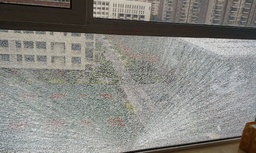
#> input picture 软件工程/课程设计/py/data/test1.jpg, 256 x 153 px, shrunk from 1300 x 775 before the run
$ python SVM_test.py
#> lines starting #> are read from the running program, lines starting #| are printed output that depends on the picture
#> the answer given: ../data/test1.jpg
#> further down, image is the input picture: PIL image 256x153 RGB; mean R, G, B 134.2, 133.2, 128.4
### 软件工程/课程设计/py/HOG_SVM/SVM_predict.py
import cv2
import imutils
import joblib
import numpy as np
from PIL import Image
from imutils.object_detection import non_max_suppression
from skimage.feature import hog
from skimage.transform import pyramid_gaussian
import SVM_EdgeDetection
import SVM_solvepicture


# 本文件主要实现了SVM检测的主要功能部分
# 并提供了接口函数 SVM_detect(image) 以便调用

def pred(image, model_path="weights/models.dat"):
    print("SVM：开始识别")
    setwidth = min(800, max(400, image.shape[1]))
    setheight = min(1200, max(600, image.shape[0]))
    # image = cv2.resize(image, (256, 256))
    image = imutils.resize(image, width=setwidth, height=setheight)
    image_copy = image  # 保存一份原图的副本

    # 进行边缘检测
    print("SVM：边缘检测")

    print("image.shape: ", image.shape)

    smoothed_image = SVM_EdgeDetection.smooth(image)

    gradients, direction = SVM_EdgeDetection.get_gradient_and_direction(smoothed_image)

    nms = SVM_EdgeDetection.NMS(gradients, direction)

    image = SVM_EdgeDetection.double_threshold(nms, 40, 100)

    # cv2.imshow('edge', image)
    # cv2.waitKey(0)

    size = (200, 250)  # 指的是min_window_size

    step_size = (round(setwidth / 40), round(setheight / 60))
    downscale = 1.25

    # List to store the detections
    detections = []

    # The current scale of the image

    def sliding_window(image, window_size, step_size):
        for y in range(0, image.shape[0], step_size[1]):
            for x in range(0, image.shape[1], step_size[0]):
                yield x, y, image[y: y + window_size[1], x: x + window_size[0]]

    model = joblib.load(model_path)  # 指定用于svm检测的模型
    scale = 0

    print("SVM：开始滑动窗口检测")
    for im_scaled in pyramid_gaussian(image, downscale=downscale):
        # The list contains detections at the current scale
        if im_scaled.shape[0] < size[1] or im_scaled.shape[1] < size[0]:
            break
        for (x, y, window) in sliding_window(im_scaled, size, step_size):
            if window.shape[0] != size[1] or window.shape[1] != size[0]:
                continue

            fd = hog(window, orientations=9, pixels_per_cell=(8, 8), visualize=False, cells_per_block=(3, 3))
            fd = fd.reshape(1, -1)
            pred = model.predict(fd)
            if pred == 1:

                if model.decision_function(fd) > 0.8:
                    detections.append(
                        (int(x * (downscale ** scale)), int(y * (downscale ** scale)), model.decision_function(fd),
                         int(size[0] * (downscale ** scale)),
                         int(size[1] * (downscale ** scale))))

        scale += 1

    clone = image_copy
    rects = np.array([[x, y, x + w, y + h] for (x, y, _, w, h) in detections])
    sc = [score[0] for (x, y, score, w, h) in detections]
    print("sc: ", sc)
    sc = np.array(sc)
    print("SVM：非极大值抑制")
    pick = non_max_suppression(rects, probs=sc, overlapThresh=0.5)
    for (x1, y1, x2, y2) in pick:
        cv2.rectangle(clone, (x1, y1), (x2, y2), (0, 255, 0), 2)
        cv2.putText(clone, 'crack', (x1 - 2, y1 - 2), 1, 2.5, (0, 255, 0), 3)

    print("SVM：准备检测结果")
    if np.size(sc) == 0:
        # 获取图像的宽高
        height, width = image.shape[:2]
        # 设置要放置的文本内容
        text = 'No crack'
        # 设置字体、比例尺寸、颜色、线宽等参数
        font = cv2.FONT_HERSHEY_SIMPLEX
        font_scale = 2.5
        font_thickness = 3
        textcolor = (0, 255, 0)
        text_size = cv2.getTextSize(text, font, font_scale, font_thickness)[0]
        # 计算文本放置位置在图片中心
        text_x = int((width - text_size[0]) / 2)
        text_y = int((height + text_size[1]) / 2)
        # 在图片上放置文本
        cv2.putText(clone, text, (text_x, text_y), font, font_scale, textcolor, font_thickness)

    print("SVM：识别结束")

    return clone


def SVM_detect(image, model_path='weights/models.dat'):
#> called with model_path = 'weights/models.dat'
    image = cv2.cvtColor(np.array(image), cv2.COLOR_RGB2BGR)
#> image: shape (153, 256, 3)
    print("SVM：读取原始图像")
    r_image = pred(image, model_path)
    print("SVM：返回结果图像")
    return r_image


# [15 lines left out: function SVM_detect_default, not called in this run]


# 下面测试一下默认接口函数 SVM_detect_default() 的效果
# [5 lines that do not run on import are left out]

# 测试图片名称
# F:\0大三上\软件工程\课程设计_土木合作项目\课程设计_目前选定的算法\crack-detector_2.0\test_image\new.jpg

### 软件工程/课程设计/py/HOG_SVM/SVM_EdgeDetection.py
import numpy as np
import cv2 as cv
from matplotlib import pyplot as plt


# 本文件实现了边缘检测算法，用于为输入的待检测图像进行边缘检测预处理

def smooth(image, sigma=1.4, length=5):
    """ Smooth the image
    Compute a gaussian filter with sigma = sigma and kernal_length = length.
    Each element in the kernal can be computed as below:
        G[i, j] = (1/(2*pi*sigma**2))*exp(-((i-k-1)**2 + (j-k-1)**2)/2*sigma**2)
    Then, use the gaussian filter to smooth the input image.

    Args:
        image: array of grey image
        sigma: the sigma of gaussian filter, default to be 1.4
        length: the kernal length, default to be 5

    Returns:
        the smoothed image
    """
#> called with sigma = 1.4, length = 5
    # Compute gaussian filter
    k = length // 2
    gaussian = np.zeros([length, length,3])
    for i in range(length):
        for j in range(length):
            gaussian[i, j] = np.exp(-((i - k) ** 2 + (j - k) ** 2) / (2 * sigma ** 2))
    gaussian /= 2 * np.pi * sigma ** 2
    # Batch Normalization
    gaussian = gaussian / np.sum(gaussian)

    # Use Gaussian Filter
    # W, H, Channels = image.shape
    W,H = image.shape[:2]  # 选择所有行、所有列，但只保留前两个通道

    new_image = np.zeros([W - k * 2, H - k * 2,3])

    for i in range(W - 2 * k):
        for j in range(H - 2 * k):
            # 卷积运算
            new_image[i, j,:] = np.sum(image[i:i + length, j:j + length,:] * gaussian)

    new_image = np.uint8(new_image)
    return new_image


def get_gradient_and_direction(image):
    """ Compute gradients and its direction
    Use Sobel filter to compute gradients and direction.
         -1 0 1        -1 -2 -1
    Gx = -2 0 2   Gy =  0  0  0
         -1 0 1         1  2  1

    Args:
        image: array of grey image

    Returns:
        gradients: the gradients of each pixel
        direction: the direction of the gradients of each pixel
    """
    Gx = np.array([[-1, 0, 1], [-2, 0, 2], [-1, 0, 1]])
    Gy = np.array([[-1, -2, -1], [0, 0, 0], [1, 2, 1]])

    #W, H, Channels = image.shape
    W,H = image.shape[:2]  # 选择所有行、所有列，但只保留前两个通道

    gradients = np.zeros([W - 2, H - 2])
    direction = np.zeros([W - 2, H - 2])

    for i in range(W - 2):
        for j in range(H - 2):
            dx = np.sum(image[i:i + 3, j:j + 3] * Gx)
            dy = np.sum(image[i:i + 3, j:j + 3] * Gy)
            gradients[i, j] = np.sqrt(dx ** 2 + dy ** 2)
            if dx == 0:
                direction[i, j] = np.pi / 2
            else:
                direction[i, j] = np.arctan(dy / dx)

    gradients = np.uint8(gradients)
    return gradients, direction


def NMS(gradients, direction):
    """ Non-maxima suppression
    Args:
        gradients: the gradients of each pixel
        direction: the direction of the gradients of each pixel

    Returns:
        the output image
    """
    #W, H, Channels = gradients.shape
    W,H = gradients.shape[:2]  # 选择所有行、所有列，但只保留前两个通道

    nms = np.copy(gradients[1:-1, 1:-1])

    for i in range(1, W - 1):
        for j in range(1, H - 1):
            theta = direction[i, j]
            weight = np.tan(theta)
            if theta > np.pi / 4:
                d1 = [0, 1]
                d2 = [1, 1]
                weight = 1 / weight
            elif theta >= 0:
                d1 = [1, 0]
                d2 = [1, 1]
            elif theta >= - np.pi / 4:
                d1 = [1, 0]
                d2 = [1, -1]
                weight *= -1
            else:
                d1 = [0, -1]
                d2 = [1, -1]
                weight = -1 / weight

            g1 = gradients[i + d1[0], j + d1[1]]
            g2 = gradients[i + d2[0], j + d2[1]]
            g3 = gradients[i - d1[0], j - d1[1]]
            g4 = gradients[i - d2[0], j - d2[1]]

            grade_count1 = g1 * weight + g2 * (1 - weight)
            grade_count2 = g3 * weight + g4 * (1 - weight)

            if grade_count1 > gradients[i, j] or grade_count2 > gradients[i, j]:
                nms[i - 1, j - 1] = 0
    return nms


def double_threshold(nms, threshold1, threshold2):
    """ Double Threshold
    Use two thresholds to compute the edge.

    Args:
        nms: the input image
        threshold1: the low threshold
        threshold2: the high threshold

    Returns:
        The binary image.
    """
#> called with threshold1 = 40, threshold2 = 100
    visited = np.zeros_like(nms)
    output_image = nms.copy()
    #W, H, Channels = output_image.shape
    W,H = output_image.shape[:2]  # 选择所有行、所有列，但只保留前两个通道

    def dfs(i, j):
        if i >= W or i < 0 or j >= H or j < 0 or visited[i, j] == 1:
            return
        visited[i, j] = 1
        if output_image[i, j] > threshold1:
            output_image[i, j] = 255
            dfs(i - 1, j - 1)
            dfs(i - 1, j)
            dfs(i - 1, j + 1)
            dfs(i, j - 1)
            dfs(i, j + 1)
            dfs(i + 1, j - 1)
            dfs(i + 1, j)
            dfs(i + 1, j + 1)
        else:
            output_image[i, j] = 0

    for w in range(W):
        for h in range(H):
            if visited[w, h] == 1:
                continue
            if output_image[w, h] >= threshold2:
                dfs(w, h)
            elif output_image[w, h] <= threshold1:
                output_image[w, h] = 0
                visited[w, h] = 1

    for w in range(W):
        for h in range(H):
            if visited[w, h] == 0:
                output_image[w, h] = 0
    return output_image


# [13 lines that do not run on import are left out]

### 软件工程/课程设计/py/HOG_SVM/SVM_test.py
import cv2
import SVM_predict
from PIL import Image

# 本程序用来测试 SVM检测模块 的最终执行效果
# 主要是测试接口函数 SVM_detect(image) 是否工作正常

if __name__ == "__main__":
    img = input('Input image filename:')
    image = Image.open(img)
    r_image = SVM_predict.SVM_detect(image)
#> in SVM_detect, `r_image = pred(image, model_path)`:
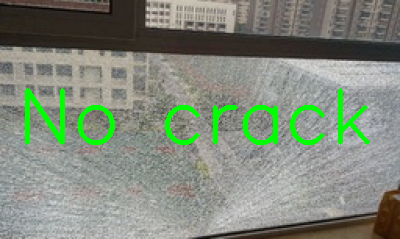
#> r_image: shape (239, 400, 3); mean B, G, R 123, 137.3, 128.7
    cv2.imshow('Detection', r_image)
    cv2.waitKey(0)
    cv2.destroyAllWindows()

# F:\0大三上\软件工程\课程设计_土木合作项目\课程设计_目前选定的算法\crack-detector_2.0\test_image\new.jpg
